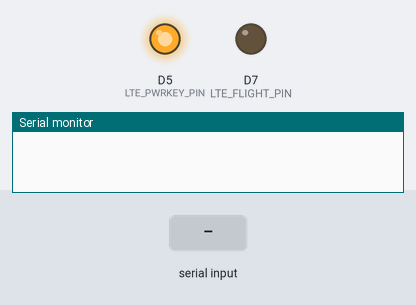
The sketch below on a simulated Arduino Zero (SAMD21). On the bench: output pins drawn as LEDs (lit = HIGH), the last lines printed to the serial monitor. Inputs (shaded band) come from the test bench. The modem accepts every AT command (registered, SIM ready, sends succeed) and sends nothing else.

Above: at 0.3 s.
At 18.4 s:
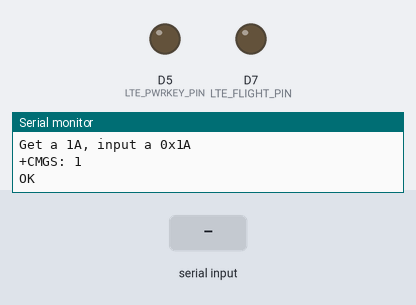
18.5 s: "1A\n" received over the second serial link
20.0 s: "1a\n" received over the second serial link
21.5 s: "1\n" received over the second serial link
Timing chart, 0 to 24.5 s (numbered marks = the images above; inputs shaded):
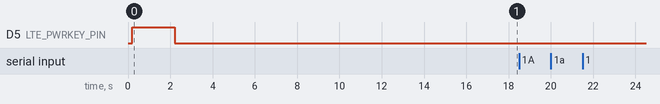

The sketch:

tut_1.ino
```cpp
#include <stdio.h>
#include <string.h>

#define DEBUG true
#define MODE_1A

#define DTR_PIN 9
#define RI_PIN 8

#define LTE_PWRKEY_PIN 5
#define LTE_RESET_PIN 6
#define LTE_FLIGHT_PIN 7

String from_usb = "";

void setup()
{

    SerialUSB.begin(115200);
    //while (!SerialUSB)
    {
        ; // wait for Arduino serial Monitor port to connect
    }

    delay(100);

    Serial1.begin(115200);

    //Serial1.begin(UART_BAUD, SERIAL_8N1, MODEM_RXD, MODEM_TXD);

    pinMode(LTE_RESET_PIN, OUTPUT);
    digitalWrite(LTE_RESET_PIN, LOW);

    pinMode(LTE_PWRKEY_PIN, OUTPUT);
    digitalWrite(LTE_RESET_PIN, LOW);
    delay(100);
    digitalWrite(LTE_PWRKEY_PIN, HIGH);
    delay(2000);
    digitalWrite(LTE_PWRKEY_PIN, LOW);

    pinMode(LTE_FLIGHT_PIN, OUTPUT);
    digitalWrite(LTE_FLIGHT_PIN, LOW); //Normal Mode
    // digitalWrite(LTE_FLIGHT_PIN, HIGH);//Flight Mode

    //SerialUSB.println("Maduino Zero 4G Test Start!");

    sendData("AT+CGMM", 3000, DEBUG);

    sendSMS("Hello World!");
}

void loop()
{

    while (Serial1.available() > 0)
    {
        SerialUSB.write(Serial1.read());
        yield();
    }
    while (SerialUSB.available() > 0)
    {
#ifdef MODE_1A
        int c = -1;
        c = SerialUSB.read();
        if (c != '\n' && c != '\r')
        {
            from_usb += (char)c;
        }
        else
        {
            if (!from_usb.equals(""))
            {
                sendData(from_usb, 0, DEBUG);
                from_usb = "";
            }
        }
#else
        Serial1.write(SerialUSB.read());
        yield();
#endif
    }

}

String sendData(String command, const int timeout, boolean debug)
{
    String response = "";
    if (command.equals("1A") || command.equals("1a"))
    {
        SerialUSB.println();
        SerialUSB.println("Get a 1A, input a 0x1A");

        //Serial1.write(0x1A);
        Serial1.write(26);
        Serial1.println();
        return "";
    }
    else
    {
        Serial1.println(command);
    }

    long int time = millis();
    while ((time + timeout) > millis())
    {
        while (Serial1.available())
        {
            char c = Serial1.read();
            response += c;
        }
    }
    if (debug)
    {
        SerialUSB.print(response);
    }
    return response;
}

void sendSMS(String message)
{
  sendData("AT+CSCA=\"+38640009115\"", 3000, DEBUG);
  sendData("AT+CMGF=1", 3000, DEBUG);
  sendData("AT+CMGS=\"+38631873166\"", 3000, DEBUG);
  sendData(message, 3000, DEBUG);
  sendData("1A", 3000, DEBUG);
}
```
